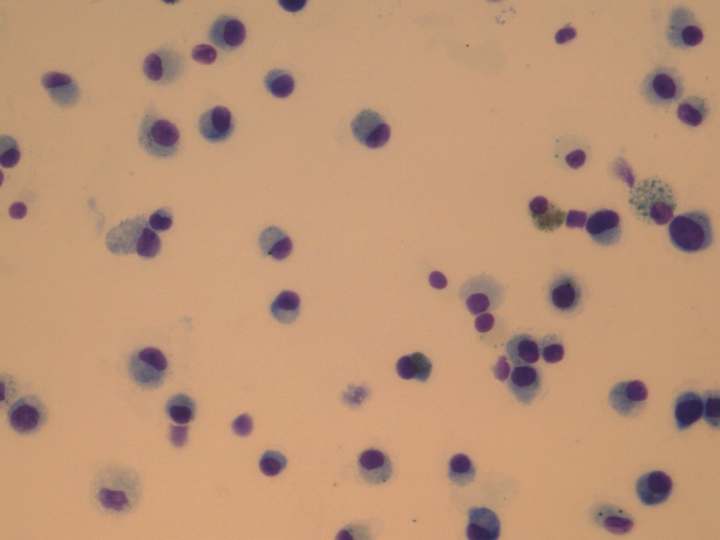
#> input picture data/images/12a.jpg, 1440 x 1080 px, found by its file name (shown at 1/2 size); its folder holds only this picture in this run
$ python __main__.py
#> lines starting #> are read from the running program, lines starting #| are printed output that depends on the picture
### src/common/image_utils.py
import matplotlib.pyplot as plt
import pandas as pd
import numpy as np
import cv2


def load_image(path):
    """
    Loads an image from the specified file path.

    Parameters:
        path (str): Path to the image file.

    Returns:
        np.ndarray: The loaded image as a NumPy array.
    """

    return cv2.imread(path)


# [29 lines left out: functions load_label, save_image, not called in this run]


def resize_img(img):
    """
    Resizes an image to a fixed size of 500x500 pixels.

    Parameters:
        img (np.ndarray): The input image to resize.

    Returns:
        np.ndarray: The resized image.
    """

    WIDTH = 500
    HEIGHT = 500

    img = cv2.resize(img, (WIDTH, HEIGHT))

    return img


def img_to_X(img):
    """
    Converts an image into a DataFrame with separate columns for each color channel.

    Parameters:
        img (np.ndarray): The input image as a NumPy array.

    Returns:
        pd.DataFrame: DataFrame with columns 'B', 'G', and 'R' containing pixel values.
    """

    X = pd.DataFrame()

    X['B'] = img[:, :, 0].reshape(-1)
    X['G'] = img[:, :, 1].reshape(-1)
    X['R'] = img[:, :, 2].reshape(-1)

    return X


# [33 lines left out: functions y_to_img, reshape_label, not called in this run]


# [3 lines that do not run on import are left out]

### src/model/clusterer.py
import numpy as np
import pandas as pd

from scipy.stats import mode
from sklearn.metrics import jaccard_score

from sklearn.cluster import MiniBatchKMeans, KMeans, Birch, BisectingKMeans
from sklearn.mixture import GaussianMixture


class Clusterer():
    """
    A class for clustering data using multiple clustering algorithms and combining their results.

    This class provides functionality for applying multiple clustering algorithms, relabeling
    clusters to maintain consistency, performing majority voting across algorithms, and evaluating
    clustering performance using metrics like Jaccard score.

    Attributes:
        n_clusters (int): Number of clusters to form.
        algorithms (list): List of clustering algorithms used for predictions.
    """

    def __init__(self, n_clusters):
        """
        Initializes the Clusterer with a specified number of clusters and sets up algorithms.

        Parameters:
            n_clusters (int): Number of clusters to form.

        Returns:
            None
        """

        self.n_clusters = n_clusters

        self.algorithms = [KMeans(n_clusters=self.n_clusters),
                           MiniBatchKMeans(n_clusters=self.n_clusters),
                           BisectingKMeans(n_clusters=self.n_clusters),
                           Birch(n_clusters=self.n_clusters),
                           GaussianMixture(n_components=self.n_clusters)]

        return None


    def fit_predict(self, X):
        """
        Fits the clustering algorithms to the input data and predicts cluster labels.

        Parameters:
            X (array-like): Input data for clustering.

        Returns:
            np.ndarray: Cluster labels after majority voting.
        """

        y = self.apply_algorithms(X)
        y = self.relabel(X,y)
        y = self.majority_voting(y)

        return y


    def apply_algorithms(self, X):
        """
        Applies all clustering algorithms to the input data.

        Parameters:
            X (array-like): Input data for clustering.

        Returns:
            np.ndarray: Cluster labels for each algorithm, where each column corresponds to an algorithm.
        """

        y = np.zeros((len(X), len(self.algorithms)))

        for i, model in enumerate(self.algorithms):

            y[:, i] = model.fit_predict(X)

        return y


    # [91 lines left out: functions relabel, calculate_means, majority_voting, eval, not called in this run]


# [3 lines that do not run on import are left out]

### src/__main__.py
import os
import pandas as pd
import numpy as np

from pathlib import Path
from tqdm import tqdm

from sklearn.preprocessing import FunctionTransformer
from sklearn.pipeline import Pipeline

from model.clusterer import Clusterer
from common.image_utils import load_image, load_label, save_image, resize_img, img_to_X, y_to_img, reshape_label


def process_images(data_path, output_path):
    """
    Segments images in the specified directory and saves the segmented outputs.

    Parameters:
        data_path (Path): Path to the directory containing the input images.
        output_path (Path): Path to the directory where segmented images will be saved.

    Returns:
        None
    """

    print('Starting image segmentation process...')

    # Define pipelines for image preprocessing
    into_model_pipeline = Pipeline([
        ('load_image', FunctionTransformer(load_image)),
        ('resize_image', FunctionTransformer(resize_img)),
        ('transform_image', FunctionTransformer(img_to_X)),
    ])

    out_model_pipeline = Pipeline([
        ('transform_vector', FunctionTransformer(y_to_img)),
    ])

    # Initialize model
    model = Clusterer(n_clusters=3)
    image_names = os.listdir(data_path)

    for _, name in tqdm(enumerate(image_names), total=len(image_names), desc='Processing images'):

        # Preprocess and segment the image
        X = into_model_pipeline.transform(data_path / Path(name))

        y = model.fit_predict(X)

        # Transform segmentation result back to image and save
        img_seg = out_model_pipeline.transform(y)
        save_image(img_seg, f'{output_path / Path(name).stem}.png')
#> this loop made 1 pass
#> X on pass 1: table of 250000 rows and 3 columns
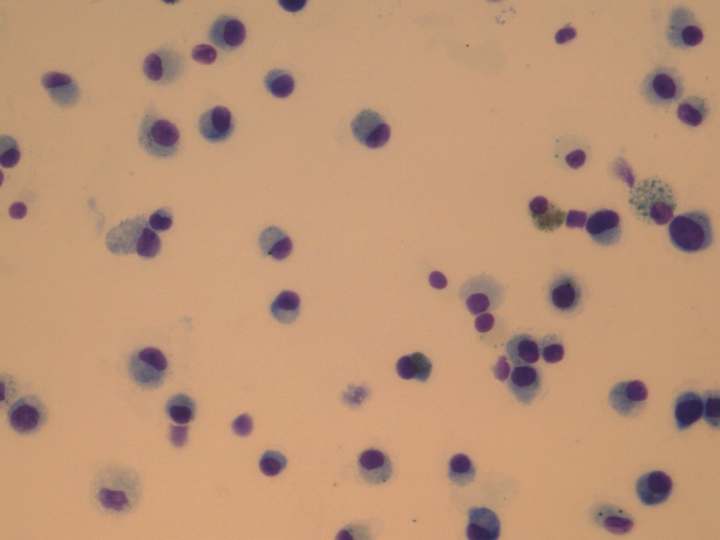
#> input picture data/images/12a.jpg, 1440 x 1080 px, found by its file name (shown at 1/2 size)
#> pass 1, in resize_img, `img = cv2.resize(img, (WIDTH, HEIGHT))`:
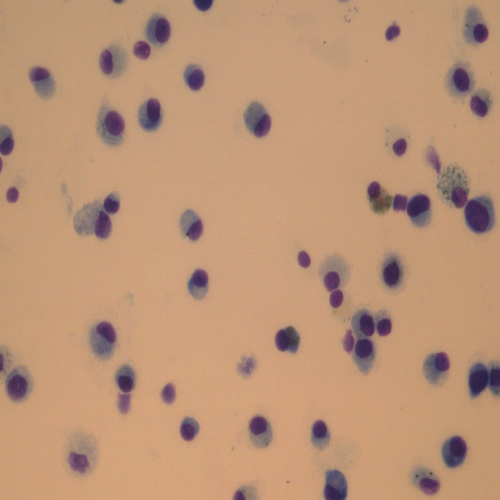
#> img: shape (500, 500, 3); mean of channels 0, 1, 2 118.8, 148.4, 188.6; drawn as B, G, R

    return None


# [50 lines left out: function evaluate_images, not called in this run]


def main():
    """
    Main function to handle the image segmentation and evaluation processes.

    It performs the following:
        - Segments images from a given directory and saves results.
        - Evaluates segmentation results against labels and generates a CSV report.

    Parameters:
        None

    Returns:
        None
    """

    # Paths for image segmentation
    DATA_PATH = Path('./data/images/')
    OUTPUT_PATH_SEGMENTATION = Path('./results/segmentation/')
    OUTPUT_PATH_SEGMENTATION.mkdir(parents=True, exist_ok=True)

    # Run segmentation process
    process_images(DATA_PATH, OUTPUT_PATH_SEGMENTATION)

    # Paths for evaluation
    LABEL_PATH = Path('./data/labels/')
    OUTPUT_PATH_EVALUATION = Path('./results/evaluation/')
    OUTPUT_PATH_EVALUATION.mkdir(parents=True, exist_ok=True)

    # Run evaluation process
    evaluate_images(DATA_PATH, LABEL_PATH, OUTPUT_PATH_EVALUATION)

    return None


if __name__ == '__main__':

#> (the run stopped early here; a loop or call above may not have finished)
